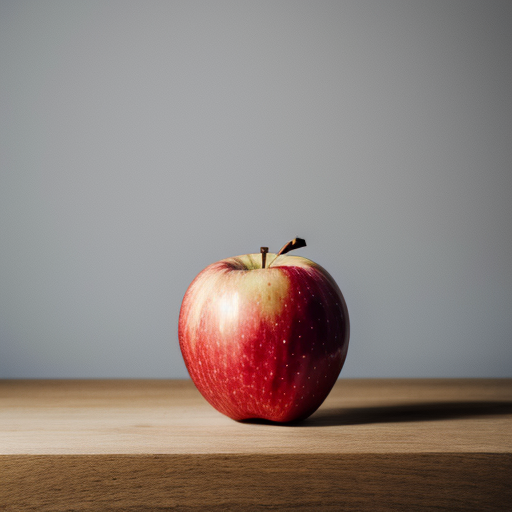
#> input picture data/apple.png, 512 x 512 px
$ jupyter execute smoothing.ipynb
#> lines starting #> are read from the running program, lines starting #| are printed output that depends on the picture
#> further down, image is the input picture: shape (512, 512, 3); mean B, G, R 124.5, 129.9, 141.8
[cell 1]
from pathlib import Path

DATA_DIR = "./data"
IMAGE_PATH = str(Path(DATA_DIR, "apple.png"))
OUTPUT_PATH = str(Path(DATA_DIR, "output.png"))
print(IMAGE_PATH)

[cell 2]
import cv2
import numpy as np
import matplotlib.pyplot as plt


def convert_bgr2rgb(image_bgr):
    return cv2.cvtColor(image_bgr, cv2.COLOR_BGR2RGB)


def pil2cv(image_pil, convert_channel=True):
    image_np = np.array(image_pil, dtype=np.uint8)
    if convert_channel:
        image_np = cv2.cvtColor(image_np, cv2.COLOR_RGB2BGR)
    return image_np


def show_image_from_ndarray(image_array, bgr2rgb=True):
    if (len(image_array.shape) < 3) or (image_array.shape[-1] == 1):
        plt.imshow(image_array)
        plt.axis("off")
    else:
        if bgr2rgb:
            plt.imshow(convert_bgr2rgb(image_array))
        else:
            plt.imshow(image_array)
        plt.axis("off")

[cell 3]
import numpy as np
from scipy.fft import fft2, ifft2


def circshift(arr, shift):
    """
    Circular shift the elements of the input array along specified dimensions.
    Args:
        arr (np.ndarray): The input array.
        shift (tuple): Shift values for each dimension.

    Returns:
        np.ndarray: The circular shifted array.
    """
    return np.roll(arr, shift, axis=tuple(range(arr.ndim)))


def psf2otf(psf, out_size):
    """
    Convert a point spread function (PSF) to an optical transfer function (OTF).
    Args:
        psf (np.ndarray): The input PSF.
        out_size (tuple): The desired output shape.

    Returns:
        np.ndarray: The computed OTF.
    """
    psf_shape = psf.shape
    new_psf = np.zeros(out_size)
    new_psf[: psf_shape[0], : psf_shape[1]] = psf
    new_psf = circshift(new_psf, (-psf_shape[0] // 2, -psf_shape[1] // 2))
    return fft2(new_psf)


def L0_smooth(img, lambda_p=0.01, kappa=2.0, beta_max=1e5):
    """
    Perform L0 smoothing on the input image.
    Args:
        img (np.ndarray): The input image (either grayscale or RGB).
        lambda_p (float): The weight of the L0 norm.
        kappa (float): The factor by which beta is multiplied in each iteration.
        beta_max (float): The maximum value of beta.

    Returns:
        np.ndarray: The L0 smoothed image.
    """
#> called with lambda_p = 0.025, kappa = 2, beta_max = 100000
    S = img / 256
    if S.ndim == 2:
        S = S[..., np.newaxis]

    N, M, D = S.shape
#> N = 512; M = 512; D = 3
    beta = 2 * lambda_p

    otfx = psf2otf(np.array([[-1, 1]]), (N, M))
    otfy = psf2otf(np.array([[-1], [1]]), (N, M))
    denormin2 = np.abs(otfx) ** 2 + np.abs(otfy) ** 2
    if D > 1:
        denormin2 = denormin2[..., np.newaxis]
        denormin2 = np.repeat(denormin2, D, axis=2)

    normin1 = fft2(S, axes=(0, 1))

    while beta < beta_max:
        denormin = 1 + beta * denormin2

        h = np.diff(S, axis=1)
        last_col = S[:, 0, :] - S[:, -1, :]
        h = np.concatenate([h, last_col[:, np.newaxis, :]], axis=1)

        v = np.diff(S, axis=0)
        last_row = S[0, ...] - S[-1, ...]
        v = np.concatenate([v, last_row[np.newaxis, ...]], axis=0)

        idx = np.sum(h**2 + v**2, axis=2) < (lambda_p / beta)

        if D > 1:
            idx = np.repeat(idx[..., np.newaxis], D, axis=2)

        h[idx] = 0
        v[idx] = 0

        h_diff = -np.diff(h, axis=1)
        first_col = h[:, -1, :] - h[:, 0, :]
        h_diff = np.concatenate([first_col[:, np.newaxis, :], h_diff], axis=1)

        v_diff = -np.diff(v, axis=0)
        first_row = v[-1, ...] - v[0, ...]
        v_diff = np.concatenate([first_row[np.newaxis, ...], v_diff], axis=0)

        normin2 = beta * fft2(h_diff + v_diff, axes=(0, 1))
        FS = (normin1 + normin2) / denormin
        S = np.real(ifft2(FS, axes=(0, 1)))

        beta *= kappa
#> this loop made 21 passes
#> pass 1, in L0_smooth, `h = np.diff(S, axis=1)`:
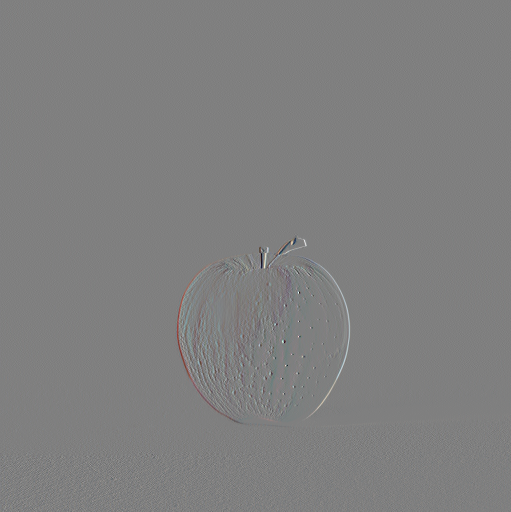
#> h: shape (512, 511, 3) float64; mean B, G, R -0.000319, -0.000346, -0.000344; drawn with min black and max white
#> after the loop:
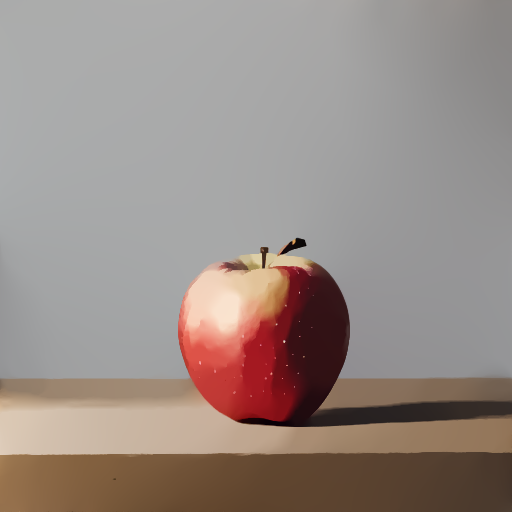
#> S: shape (512, 512, 3) float64; mean B, G, R 0.486, 0.508, 0.554; drawn with min black and max white
#> after the loop, beta = 104857.6

    S = np.squeeze(S)
    S = np.clip(S, 0, 1)
    S = (S * 255).astype(np.uint8)
    return S

[cell 4]
import cv2

image = cv2.imread(IMAGE_PATH)
show_image_from_ndarray(image)

[cell 5]
image_smooth = L0_smooth(image, lambda_p=0.025)

cv2.imwrite(OUTPUT_PATH, image_smooth)
cv2.waitKey(10)

show_image_from_ndarray(image_smooth)
